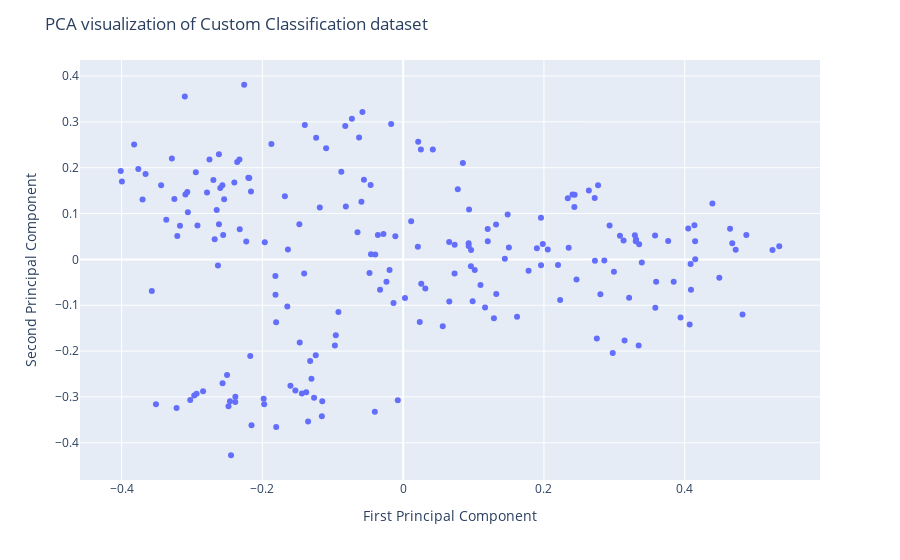

Notebook code cell kept with this figure:
### Code cell
# text features PCA

text_features_pca = text_features
pca = PCA(n_components=2)
text_pca = pca.fit_transform(text_features_pca.to('cpu'))

fig = px.scatter(x=text_pca[:, 0], y=text_pca[:, 1], hover_name=[all_labels[d] for d in catalog][0])
fig.update_layout(
    title="PCA visualization of Custom Classification dataset",
    xaxis_title="First Principal Component",
    yaxis_title="Second Principal Component",
)
fig.show()

### Figure 1 — Plotly figure (JSON) as saved in the notebook; plotly's stock layout.template omitted (floating-point values rounded to 4 significant figures; data arrays with more than 128 entries replaced by an {"elided": "..."} marker saying what was removed)
{"data": [{"hovertemplate": "<b>%{hovertext}</b><br><br>x=%{x}<br>y=%{y}<extra></extra>", "hovertext": {"elided": "200 str values"}, "legendgroup": "", "marker": {"color": "#636efa", "symbol": "circle"}, "mode": "markers", "name": "", "orientation": "v", "showlegend": false, "type": "scatter", "x": {"elided": "200 float values"}, "xaxis": "x", "y": {"elided": "200 float values"}, "yaxis": "y"}], "layout": {"legend": {"tracegroupgap": 0}, "margin": {"t": 60}, "title": {"text": "PCA visualization of Custom Classification dataset"}, "xaxis": {"anchor": "y", "domain": [0, 1], "title": {"text": "First Principal Component"}}, "yaxis": {"anchor": "x", "domain": [0, 1], "title": {"text": "Second Principal Component"}}}}
